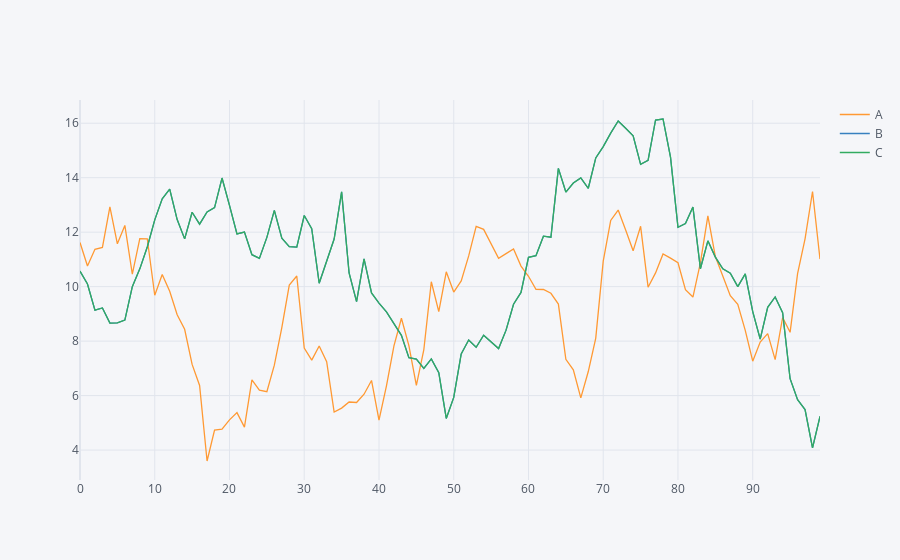

The code cell stored with this chart in its notebook:
### Markdown cell above
# Creating Intercative Graph via plotly and Cufflinks
#### You can ZOOM save this graph as picture

### Code cell
#df.iplot()
